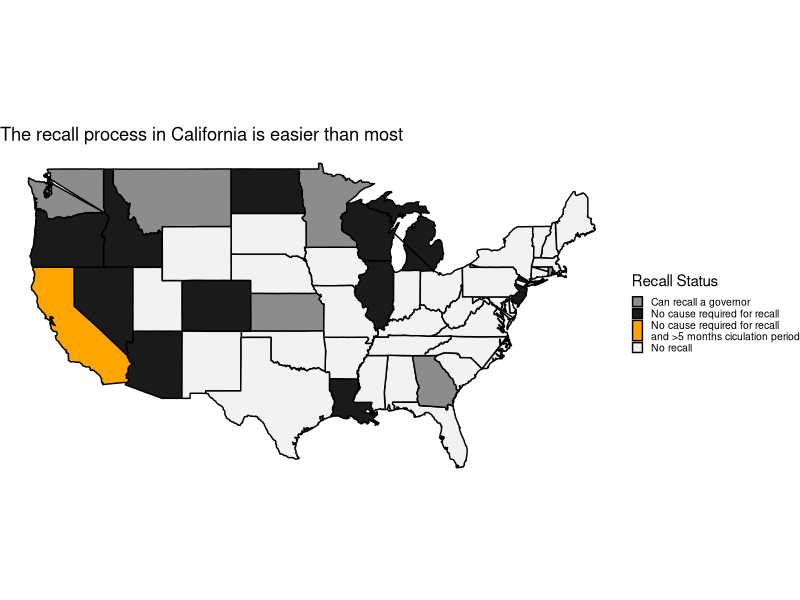

Reproduce this figure in R.
## ---- chunk 1
#| code-fold: false
#| code-summary: "Show the code"
#| echo: false
#| 
library("ggplot2")
library("dplyr")
library("maps")
library("mapproj")

# Criar dataframe com estados e status de recall
states <- data.frame(
  state = c("California", "Nevada", "Idaho", "Illinois", "Michigan", "Oregon", 
            "Wisconsin", "Arizona", "New Jersey", "Colorado", "Louisiana", 
            "North Dakota", "Alaska", "Rhode Island", "Washington", "Montana", 
            "Georgia", "Kansas", "Minnesota", "South Dakota", "Alabama", "Wyoming", 
            "Utah", "Texas", "Mississippi", "New Mexico", "Oklahoma", "Maine", 
            "New Hampshire", "Vermont", "Massachusetts", "Connecticut", 
            "New York", "Pennsylvania", "Delaware", "Maryland", "Virginia", 
            "North Carolina", "South Carolina", "Florida", "Tennessee", 
            "Kentucky", "Indiana", "Missouri", "Arkansas", "Iowa", "West Virginia",
            "Hawaii", "Kentucky", "Nebraska", "Ohio", "Virginia"),
  
  status = c("No cause required for recall
and >5 months ciculation period", 
             "No cause required for recall", "No cause required for recall", 
             "No cause required for recall", "No cause required for recall", 
             "No cause required for recall", "No cause required for recall", 
             "No cause required for recall", "No cause required for recall", 
             "No cause required for recall", "No cause required for recall", 
             "No cause required for recall", 
             "Can recall a governor", "Can recall a governor", "Can recall a governor", 
             "Can recall a governor", "Can recall a governor", "Can recall a governor", 
             "Can recall a governor", "No recall", "No recall", "No recall", 
             "No recall", "No recall", "No recall", "No recall", "No recall", 
             "No recall", "No recall", "No recall", "No recall", "No recall", 
             "No recall", "No recall", "No recall", "No recall", "No recall", 
             "No recall", "No recall", "No recall", "No recall", 
             "No recall", "No recall", "No recall", "No recall", "No recall", 
             "No recall", "No recall", "No recall", "No recall", "No recall","No recall")
)

#Agora temos que combinar o vetor states com o df map
states <- states |> mutate(state = tolower(state), status = ifelse(status == "All states", "No recall",status))

map <- map_data("state")
map <- inner_join(map,states,by = c("region" = "state"))



map1 <- ggplot(map, aes(x = long, y = lat)) + 
  geom_polygon(aes(fill = status,  group = region), color = 'black') + coord_map() +
  labs(title = 'The recall process in California is easier than most',
       x = NULL,
       y = NULL,
       fill = 'Recall Status') +
  scale_fill_manual( values = c("No cause required for recall
and >5 months ciculation period" = 'orange',
                                'No cause required for recall' = 'gray10',
                                'Can recall a governor' = 'grey55',
                                'No recall' = 'grey95'))+
  theme_void()+
  theme( legend.position = 'right',
         legend.location = 'plot',
         legend.text = element_text(size=7.5),
         legend.key.size = unit(0.5, 'cm'),
         legend.key.height = unit(0.30, 'cm'), 
         legend.key.width = unit(0.30, 'cm'), 
         legend.spacing.y = unit(0.5,'cm')
         )
map1
